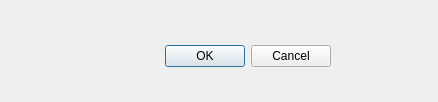
<?xml version="1.0" encoding="UTF-8"?>
<ui version="4.0">
 <class>complemento_pruebaDialogBase</class>
 <widget class="QDialog" name="complemento_pruebaDialogBase">
  <property name="geometry">
   <rect>
    <x>0</x>
    <y>0</y>
    <width>438</width>
    <height>102</height>
   </rect>
  </property>
  <property name="windowTitle">
   <string>complemento_prueba</string>
  </property>
  <widget class="QDialogButtonBox" name="button_box">
   <property name="geometry">
    <rect>
     <x>100</x>
     <y>40</y>
     <width>231</width>
     <height>32</height>
    </rect>
   </property>
   <property name="orientation">
    <enum>Qt::Horizontal</enum>
   </property>
   <property name="standardButtons">
    <set>QDialogButtonBox::Cancel|QDialogButtonBox::Ok</set>
   </property>
  </widget>
 </widget>
 <resources/>
 <connections>
  <connection>
   <sender>button_box</sender>
   <signal>accepted()</signal>
   <receiver>complemento_pruebaDialogBase</receiver>
   <slot>accept()</slot>
   <hints>
    <hint type="sourcelabel">
     <x>20</x>
     <y>20</y>
    </hint>
    <hint type="destinationlabel">
     <x>20</x>
     <y>20</y>
    </hint>
   </hints>
  </connection>
  <connection>
   <sender>button_box</sender>
   <signal>rejected()</signal>
   <receiver>complemento_pruebaDialogBase</receiver>
   <slot>reject()</slot>
   <hints>
    <hint type="sourcelabel">
     <x>20</x>
     <y>20</y>
    </hint>
    <hint type="destinationlabel">
     <x>20</x>
     <y>20</y>
    </hint>
   </hints>
  </connection>
 </connections>
</ui>
